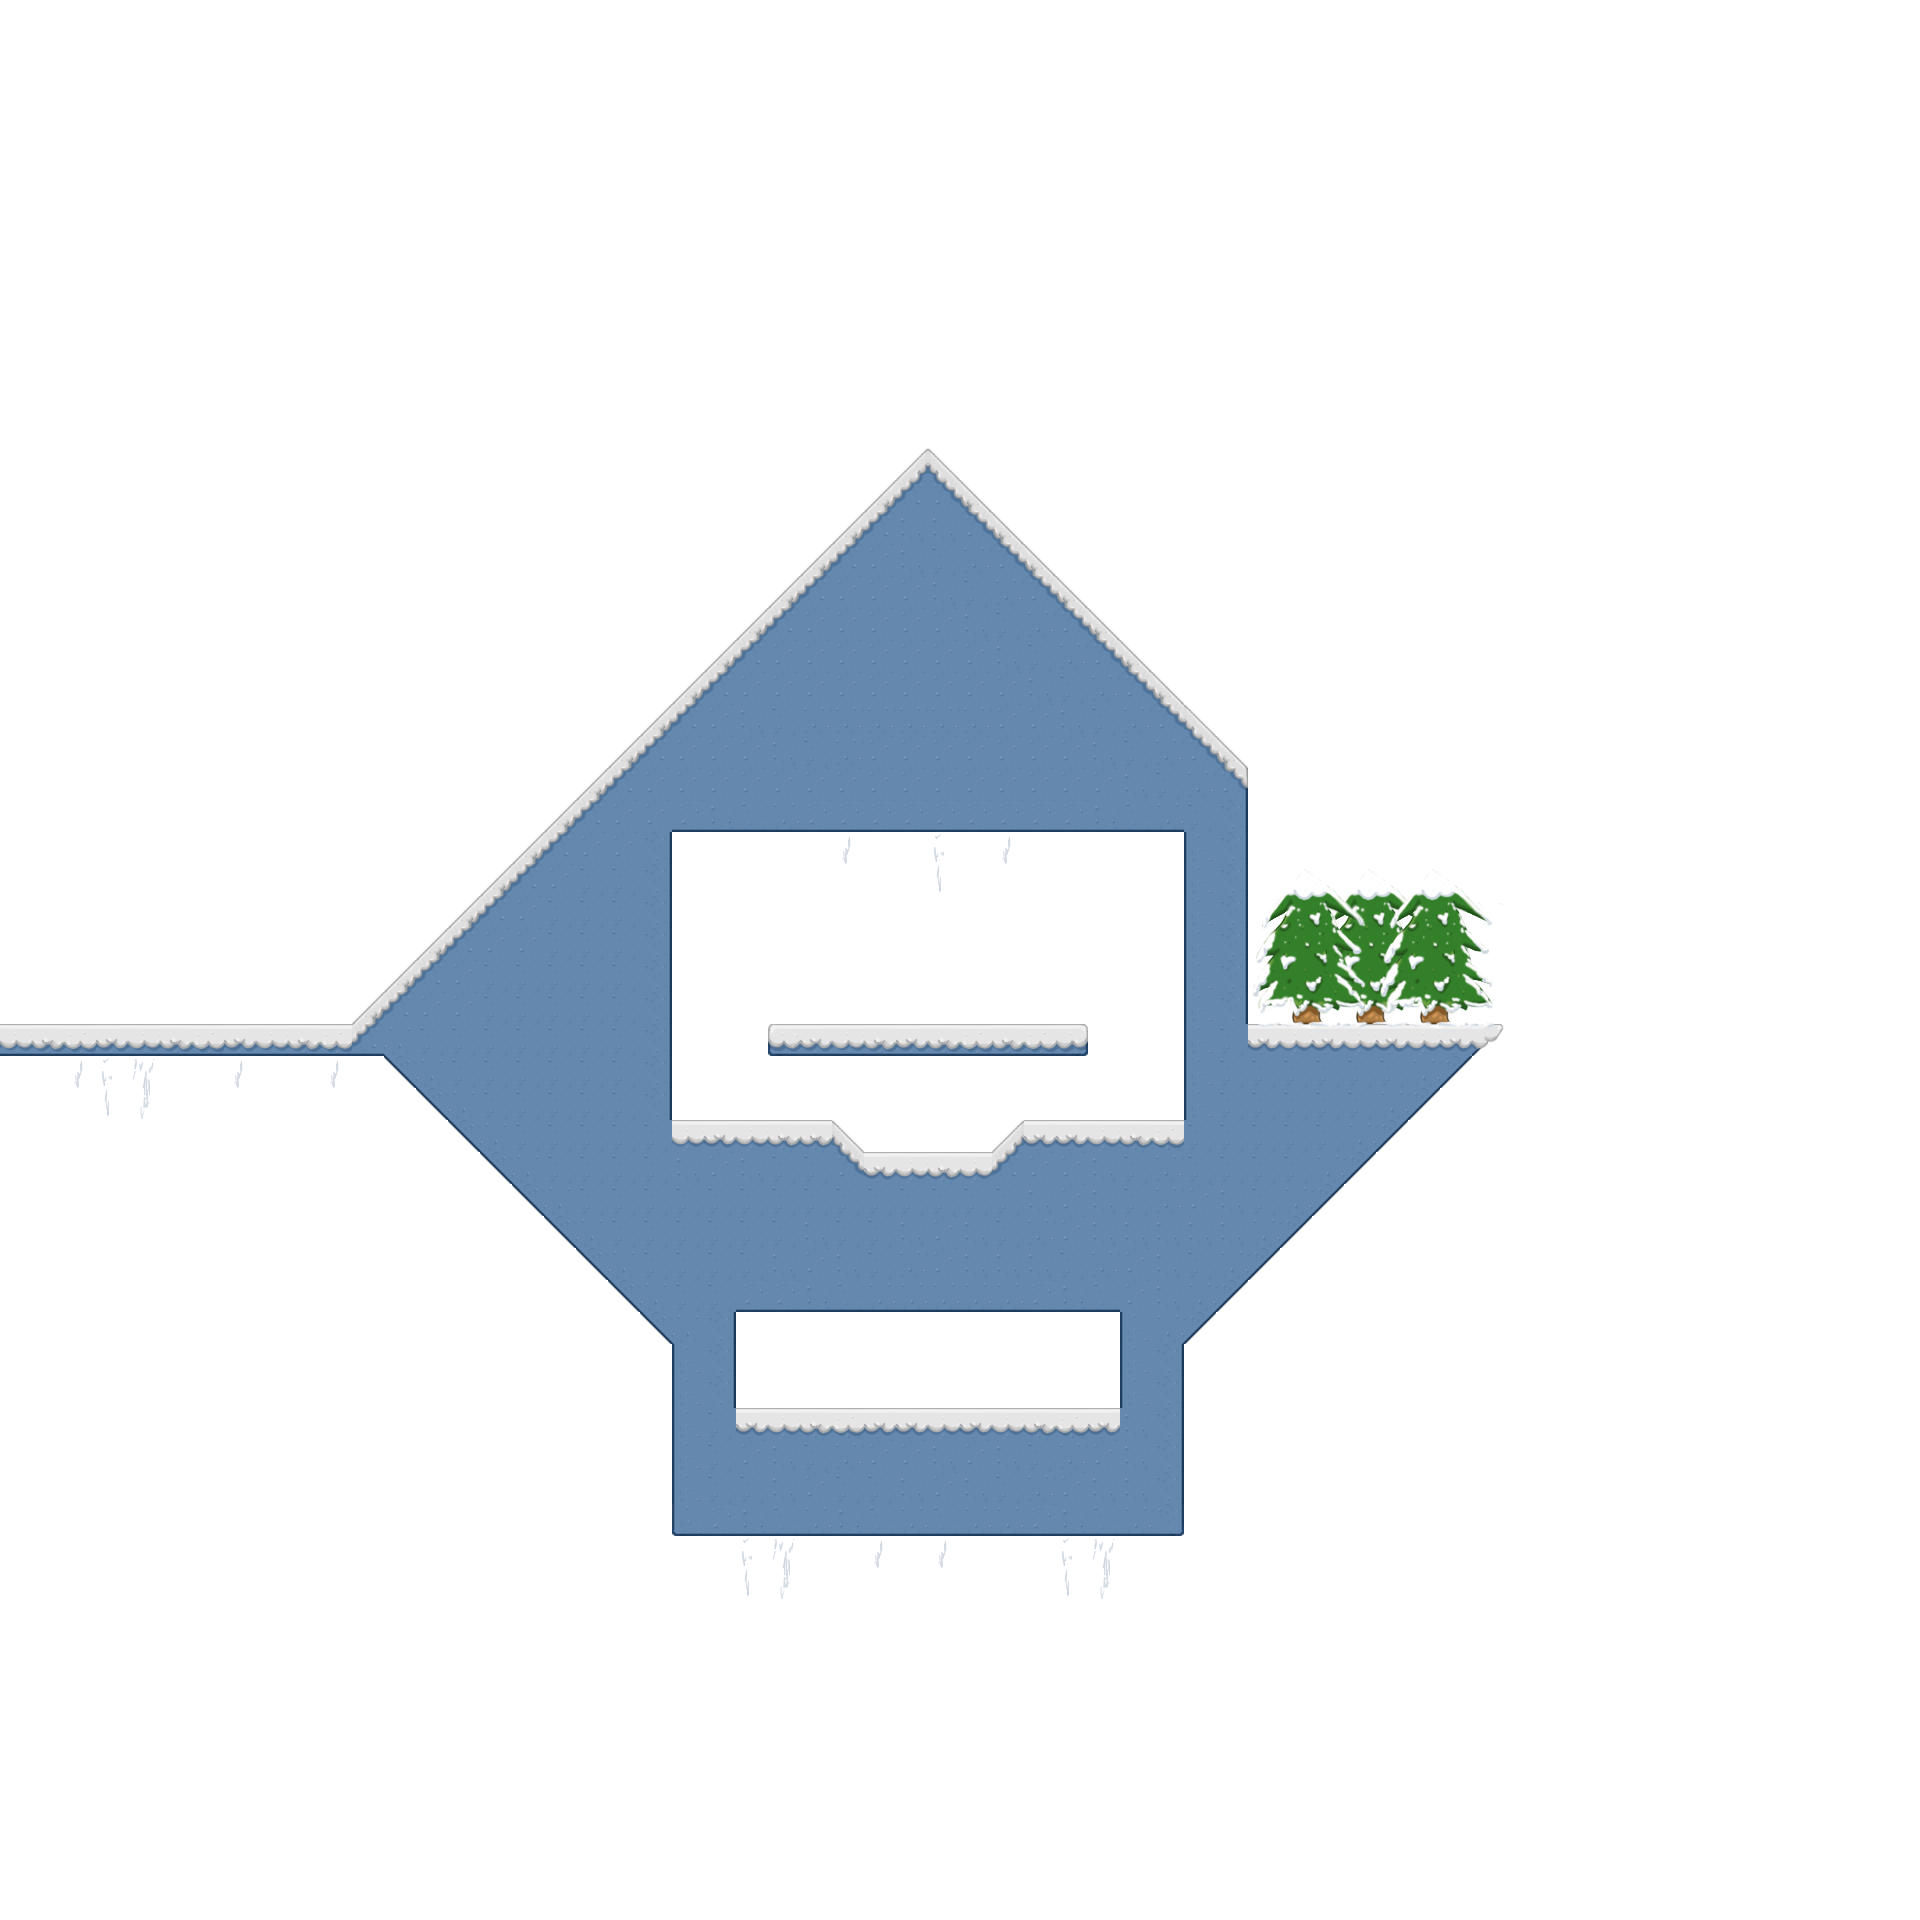

Tiled map render using the project's own tile images. Description and the map definition, with tile-layer contents summarised, below:
An orthogonal 60x60 tile map with 32x32 px tiles, 3 tile layers (background, ground, frontground), 2 tilesets and 8 objects (4x goal, 3x flairy, earm).

<map version="1.10" tiledversion="1.10.0" orientation="orthogonal" renderorder="right-down" width="60" height="60" tilewidth="32" tileheight="32" infinite="0" backgroundcolor="#ffffff" nextlayerid="5" nextobjectid="9">
 <properties>
  <property name="DIG" value="4" />
  <property name="FLY" value="1" />
  <property name="JUMP" value="5" />
  <property name="TURN" value="-1" />
 </properties>
 <tileset firstgid="1" name="tiles" tilewidth="32" tileheight="32" tilecount="100" columns="10">
  <image source="tiles.png" width="320" height="320" />
  <tile id="0">
   <properties>
    <property name="type" value="TOPL" />
   </properties>
  </tile>
  <tile id="1">
   <properties>
    <property name="type" value="TOP" />
   </properties>
  </tile>
  <tile id="2">
   <properties>
    <property name="type" value="TOP" />
   </properties>
  </tile>
  <tile id="3">
   <properties>
    <property name="type" value="TOP" />
   </properties>
  </tile>
  <tile id="4">
   <properties>
    <property name="type" value="TOP" />
   </properties>
  </tile>
  <tile id="5">
   <properties>
    <property name="type" value="TOPR" />
   </properties>
  </tile>
  <tile id="6">
   <properties>
    <property name="type" value="TOP" />
   </properties>
  </tile>
  <tile id="7">
   <properties>
    <property name="type" value="TOP" />
   </properties>
  </tile>
  <tile id="8">
   <properties>
    <property name="type" value="TOP" />
   </properties>
  </tile>
  <tile id="9">
   <properties>
    <property name="type" value="TOP" />
   </properties>
  </tile>
  <tile id="10">
   <properties>
    <property name="type" value="LEFT" />
   </properties>
  </tile>
  <tile id="15">
   <properties>
    <property name="type" value="RIGHT" />
   </properties>
  </tile>
  <tile id="20">
   <properties>
    <property name="type" value="DGL1" />
   </properties>
  </tile>
  <tile id="21">
   <properties>
    <property name="type" value="NB" />
   </properties>
  </tile>
  <tile id="22">
   <properties>
    <property name="type" value="NB" />
   </properties>
  </tile>
  <tile id="23">
   <properties>
    <property name="type" value="DGR1" />
   </properties>
  </tile>
  <tile id="31">
   <properties>
    <property name="type" value="DGL1" />
   </properties>
  </tile>
  <tile id="32">
   <properties>
    <property name="type" value="DGR1" />
   </properties>
  </tile>
  <tile id="35">
   <properties>
    <property name="type" value="DGR1" />
   </properties>
  </tile>
  <tile id="36">
   <properties>
    <property name="type" value="NB" />
   </properties>
  </tile>
  <tile id="38">
   <properties>
    <property name="type" value="NB" />
   </properties>
  </tile>
  <tile id="39">
   <properties>
    <property name="type" value="NB" />
   </properties>
  </tile>
  <tile id="40">
   <properties>
    <property name="type" value="BDGL1" />
   </properties>
  </tile>
  <tile id="41">
   <properties>
    <property name="type" value="NB" />
   </properties>
  </tile>
  <tile id="42">
   <properties>
    <property name="type" value="NB" />
   </properties>
  </tile>
  <tile id="43">
   <properties>
    <property name="type" value="BDGR1" />
   </properties>
  </tile>
  <tile id="44">
   <properties>
    <property name="type" value="DGR1" />
   </properties>
  </tile>
  <tile id="46">
   <properties>
    <property name="type" value="DGR1" />
   </properties>
  </tile>
  <tile id="47">
   <properties>
    <property name="type" value="DGL1" />
   </properties>
  </tile>
  <tile id="48">
   <properties>
    <property name="type" value="TOPRL" />
   </properties>
  </tile>
  <tile id="49">
   <properties>
    <property name="type" value="TOPRL" />
   </properties>
  </tile>
  <tile id="50">
   <properties>
    <property name="type" value="LEFT" />
   </properties>
  </tile>
  <tile id="51">
   <properties>
    <property name="type" value="DGL1" />
   </properties>
  </tile>
  <tile id="52">
   <properties>
    <property name="type" value="DGR1" />
   </properties>
  </tile>
  <tile id="53">
   <properties>
    <property name="type" value="RIGHT" />
   </properties>
  </tile>
  <tile id="54">
   <properties>
    <property name="type" value="DGL1" />
   </properties>
  </tile>
  <tile id="55">
   <properties>
    <property name="type" value="BDGR1" />
   </properties>
  </tile>
  <tile id="58">
   <properties>
    <property name="type" value="RL" />
   </properties>
  </tile>
  <tile id="61">
   <properties>
    <property name="type" value="RIGHT" />
   </properties>
  </tile>
  <tile id="62">
   <properties>
    <property name="type" value="LEFT" />
   </properties>
  </tile>
  <tile id="63">
   <properties>
    <property name="type" value="BDGL1" />
   </properties>
  </tile>
  <tile id="65">
   <properties>
    <property name="type" value="DGL1" />
   </properties>
  </tile>
  <tile id="68">
   <properties>
    <property name="type" value="RL" />
   </properties>
  </tile>
  <tile id="70">
   <properties>
    <property name="type" value="LEFT" />
   </properties>
  </tile>
  <tile id="75">
   <properties>
    <property name="type" value="RIGHT" />
   </properties>
  </tile>
  <tile id="80">
   <properties>
    <property name="type" value="TOP" />
   </properties>
  </tile>
  <tile id="81">
   <properties>
    <property name="type" value="TOP" />
   </properties>
  </tile>
  <tile id="82">
   <properties>
    <property name="type" value="TOP" />
   </properties>
  </tile>
  <tile id="83">
   <properties>
    <property name="type" value="TOP" />
   </properties>
  </tile>
  <tile id="84">
   <properties>
    <property name="type" value="TOP" />
   </properties>
  </tile>
  <tile id="85">
   <properties>
    <property name="type" value="TOP" />
   </properties>
  </tile>
  <tile id="87">
   <properties>
    <property name="type" value="TOP" />
   </properties>
  </tile>
  <tile id="88">
   <properties>
    <property name="type" value="TOP" />
   </properties>
  </tile>
  <tile id="96">
   <properties>
    <property name="type" value="LEFT" />
   </properties>
  </tile>
  <tile id="99">
   <properties>
    <property name="type" value="RIGHT" />
   </properties>
  </tile>
 </tileset>
 <tileset firstgid="101" name="props" tilewidth="32" tileheight="32" tilecount="100" columns="10">
  <image source="props.png" width="320" height="320" />
 </tileset>
 <layer id="1" name="background" width="60" height="60">
  <data>[3600 cells, 24 non-empty, 24 distinct tile ids]</data>
 </layer>
 <layer id="2" name="ground" width="60" height="60">
  <data>[3600 cells, 548 non-empty, 39 distinct tile ids]</data>
 </layer>
 <layer id="3" name="frontground" width="60" height="60">
  <data>[3600 cells, 80 non-empty, 33 distinct tile ids]</data>
 </layer>
 <objectgroup id="4" name="avatars">
  <object id="1" name="earm" gid="25" x="76" y="1000" width="32" height="32" />
  <object id="2" name="goal" gid="26" x="903" y="1105" width="32" height="32" />
  <object id="3" name="goal" gid="26" x="903" y="1105" width="32" height="32" />
  <object id="4" name="flairy" gid="37" x="687" y="887" width="32" height="32" />
  <object id="5" name="flairy" gid="37" x="1121" y="956" width="32" height="32" />
  <object id="6" name="flairy" gid="37" x="995" y="1392" width="32" height="32" />
  <object id="7" name="goal" gid="26" x="777" y="1396" width="32" height="32" />
  <object id="8" name="goal" gid="26" x="777" y="1396" width="32" height="32" />
 </objectgroup>
</map>
